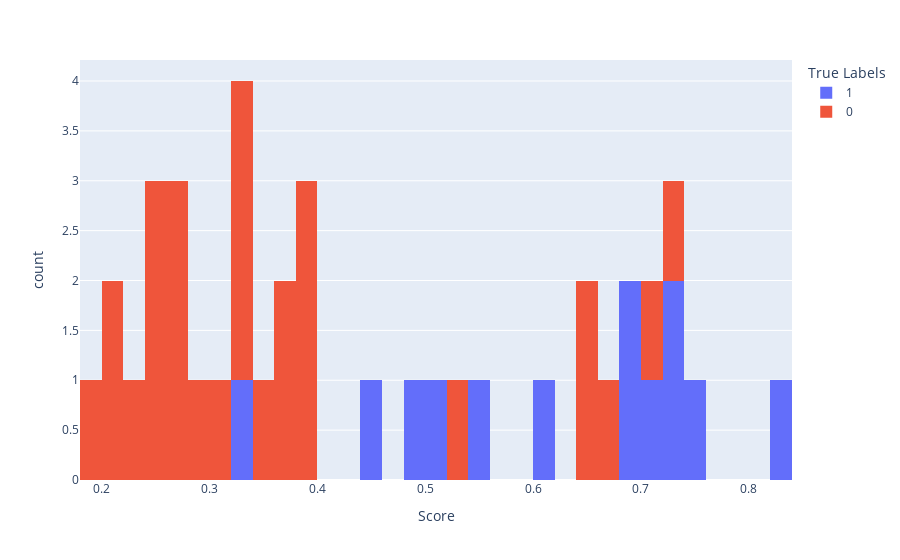
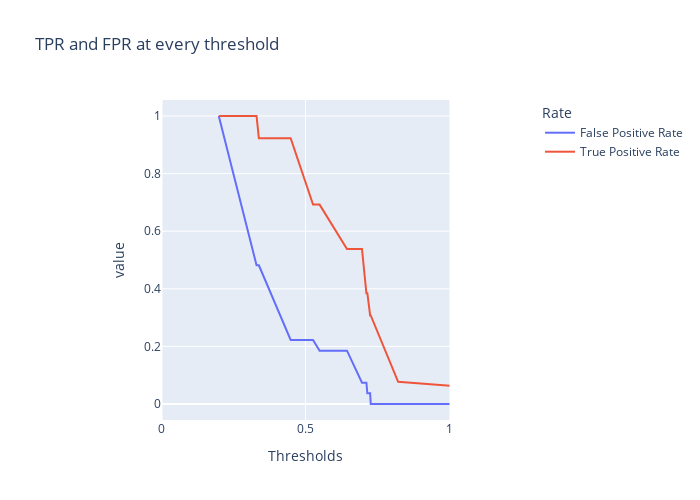

Notebook code cell kept with these figures, in order:
### Code cell
from sklearn import metrics
y_pred_proba = model.predict_proba(X_test)[:, 1]
fpr, tpr, thresholds = metrics.roc_curve(y_test, y_pred_proba)

# The histogram of scores compared to true labels
fig_hist = px.histogram(
    x=y_pred_proba, color=y_test.interaction.to_list(), nbins=50,
    labels=dict(color='True Labels', x='Score')
)

fig_hist.show()


# Evaluating model performance at various thresholds
df = pd.DataFrame({
    'False Positive Rate': fpr,
    'True Positive Rate': tpr
}, index=thresholds)
df.index.name = "Thresholds"
df.columns.name = "Rate"

fig_thresh = px.line(
    df, title='TPR and FPR at every threshold',
    width=700, height=500
)

fig_thresh.update_yaxes(scaleanchor="x", scaleratio=1)
fig_thresh.update_xaxes(range=[0, 1], constrain='domain')
fig_thresh.show()

### Figure 1 — Plotly figure (JSON) as saved in the notebook; plotly's stock layout.template omitted (floating-point values rounded to 4 significant figures)
{"data": [{"alignmentgroup": "True", "bingroup": "x", "hovertemplate": "True Labels=1<br>Score=%{x}<br>count=%{y}<extra></extra>", "legendgroup": "1", "marker": {"color": "#636efa", "pattern": {"shape": ""}}, "name": "1", "nbinsx": 50, "offsetgroup": "1", "orientation": "v", "showlegend": true, "type": "histogram", "x": [0.7148, 0.6981, 0.747, 0.7265, 0.549, 0.6961, 0.736, 0.8217, 0.4485, 0.33, 0.6176, 0.5194, 0.4834], "xaxis": "x", "yaxis": "y"}, {"alignmentgroup": "True", "bingroup": "x", "hovertemplate": "True Labels=0<br>Score=%{x}<br>count=%{y}<extra></extra>", "legendgroup": "0", "marker": {"color": "#EF553B", "pattern": {"shape": ""}}, "name": "0", "nbinsx": 50, "offsetgroup": "0", "orientation": "v", "showlegend": true, "type": "histogram", "x": [0.2379, 0.2621, 0.5262, 0.3381, 0.3995, 0.3923, 0.2576, 0.3679, 0.3599, 0.7115, 0.7245, 0.262, 0.6512, 0.644, 0.3252, 0.2456, 0.6616, 0.1989, 0.3601, 0.2509, 0.3819, 0.2709, 0.2198, 0.2076, 0.3242, 0.2814, 0.3144], "xaxis": "x", "yaxis": "y"}], "layout": {"barmode": "relative", "legend": {"title": {"text": "True Labels"}, "tracegroupgap": 0}, "margin": {"t": 60}, "xaxis": {"anchor": "y", "domain": [0, 1], "title": {"text": "Score"}}, "yaxis": {"anchor": "x", "domain": [0, 1], "title": {"text": "count"}}}}

### Figure 2 — Plotly figure (JSON) as saved in the notebook; plotly's stock layout.template omitted (floating-point values rounded to 4 significant figures)
{"data": [{"hovertemplate": "Rate=False Positive Rate<br>Thresholds=%{x}<br>value=%{y}<extra></extra>", "legendgroup": "False Positive Rate", "line": {"color": "#636efa", "dash": "solid"}, "marker": {"symbol": "circle"}, "mode": "lines", "name": "False Positive Rate", "orientation": "v", "showlegend": true, "type": "scatter", "x": [1.822, 0.8217, 0.7265, 0.7245, 0.7148, 0.7115, 0.6961, 0.644, 0.549, 0.5262, 0.4485, 0.3381, 0.33, 0.1989], "xaxis": "x", "y": [0, 0, 0, 0.03704, 0.03704, 0.07407, 0.07407, 0.1852, 0.1852, 0.2222, 0.2222, 0.4815, 0.4815, 1], "yaxis": "y"}, {"hovertemplate": "Rate=True Positive Rate<br>Thresholds=%{x}<br>value=%{y}<extra></extra>", "legendgroup": "True Positive Rate", "line": {"color": "#EF553B", "dash": "solid"}, "marker": {"symbol": "circle"}, "mode": "lines", "name": "True Positive Rate", "orientation": "v", "showlegend": true, "type": "scatter", "x": [1.822, 0.8217, 0.7265, 0.7245, 0.7148, 0.7115, 0.6961, 0.644, 0.549, 0.5262, 0.4485, 0.3381, 0.33, 0.1989], "xaxis": "x", "y": [0, 0.07692, 0.3077, 0.3077, 0.3846, 0.3846, 0.5385, 0.5385, 0.6923, 0.6923, 0.9231, 0.9231, 1, 1], "yaxis": "y"}], "layout": {"height": 500, "legend": {"title": {"text": "Rate"}, "tracegroupgap": 0}, "title": {"text": "TPR and FPR at every threshold"}, "width": 700, "xaxis": {"anchor": "y", "constrain": "domain", "domain": [0, 1], "range": [0, 1], "title": {"text": "Thresholds"}}, "yaxis": {"anchor": "x", "domain": [0, 1], "scaleanchor": "x", "scaleratio": 1, "title": {"text": "value"}}}}
